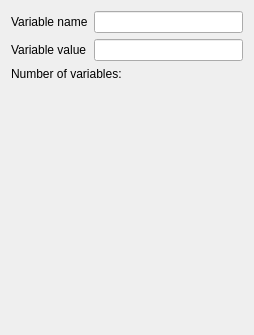
<?xml version="1.0" encoding="UTF-8"?>
<ui version="4.0">
 <class>Panel</class>
 <widget class="QWidget" name="Panel">
  <property name="geometry">
   <rect>
    <x>0</x>
    <y>0</y>
    <width>254</width>
    <height>335</height>
   </rect>
  </property>
  <layout class="QGridLayout" name="gridLayout">
   <item row="0" column="0">
    <widget class="QLabel" name="nameLabel">
     <property name="text">
      <string>Variable name</string>
     </property>
    </widget>
   </item>
   <item row="0" column="1" colspan="2">
    <widget class="QLineEdit" name="name"/>
   </item>
   <item row="1" column="0">
    <widget class="QLabel" name="valueLabel">
     <property name="text">
      <string>Variable value</string>
     </property>
    </widget>
   </item>
   <item row="1" column="1" colspan="2">
    <widget class="QLineEdit" name="value"/>
   </item>
   <item row="2" column="0" colspan="2">
    <widget class="QLabel" name="variableCountLabel">
     <property name="text">
      <string>Number of variables:</string>
     </property>
    </widget>
   </item>
   <item row="2" column="2">
    <widget class="QLabel" name="variableCount">
     <property name="text">
      <string/>
     </property>
    </widget>
   </item>
   <item row="3" column="2">
    <spacer name="verticalSpacer">
     <property name="orientation">
      <enum>Qt::Vertical</enum>
     </property>
     <property name="sizeHint" stdset="0">
      <size>
       <width>20</width>
       <height>264</height>
      </size>
     </property>
    </spacer>
   </item>
  </layout>
 </widget>
 <resources/>
 <connections/>
</ui>
